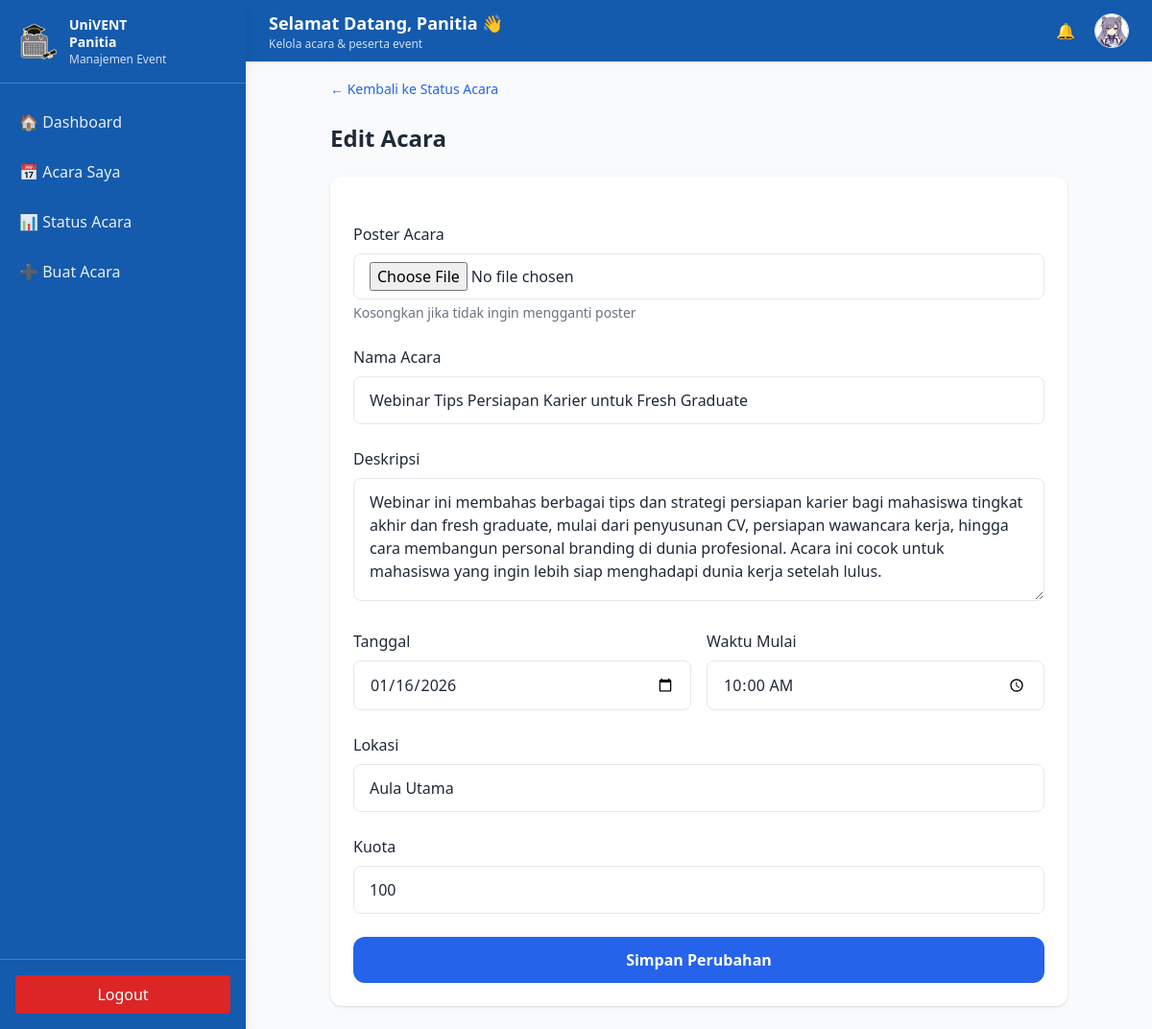
The app's page /univent-frontend/panitia/edit-acara.php?id=31 (signed in) with its own data.
### tables this page shows
CREATE TABLE `event` (
  `id_event` int(11) NOT NULL,
  `id_panitia` int(11) NOT NULL,
  `id_kategori` int(11) NOT NULL,
  `nama_event` varchar(150) NOT NULL,
  `deskripsi` text DEFAULT NULL,
  `tanggal_event` date NOT NULL,
  `waktu_mulai` time DEFAULT NULL,
  `lokasi` varchar(150) NOT NULL,
  `poster` varchar(255) DEFAULT NULL,
  `kuota` int(11) NOT NULL,
  `status` enum('pending','approved','rejected') DEFAULT 'pending',
  `catatan_admin` text DEFAULT NULL,
  `id_admin` int(11) DEFAULT NULL
);

### univent-frontend/panitia/edit-acara.php (the view, shortened to what this page needs)
<?php
require "../config/koneksi.php";
$id_panitia = $_SESSION['user_id'] ?? null;
$id_event = $_GET['id'] ?? null;
$sql = "
  SELECT id_event, nama_event, deskripsi, tanggal_event, waktu_mulai,
         lokasi, kuota, poster
  FROM event
  WHERE id_event = ? AND id_panitia = ?
  LIMIT 1
";
$stmt = mysqli_prepare($conn, $sql);
mysqli_stmt_bind_param($stmt, "ii", $id_event, $id_panitia);
mysqli_stmt_execute($stmt);
$result = mysqli_stmt_get_result($stmt);
$event = mysqli_fetch_assoc($result);
?>
<!doctype html>
<html lang="id">
<head>
  <script src="https://cdn.tailwindcss.com"></script>
</head>
<body class="bg-gray-50 text-gray-800">
  <main id="panitia-main" class="p-6 transition-all duration-300">
    <section class="max-w-3xl mx-auto space-y-6">
      <a href="status-acara.php"
        class="text-sm text-blue-600 hover:underline">
        ← Kembali ke Status Acara
      </a>
      <h1 class="text-2xl font-semibold">Edit Acara</h1>
      <form
        action="edit-acara_proses.php"
        method="POST"
        enctype="multipart/form-data"
        class="bg-white shadow rounded-xl p-6 space-y-6"
      >
        <div>
          <label class="block font-medium mb-2">Poster Acara</label>
          <input type="file" name="poster"
            class="w-full border rounded-lg px-4 py-2">
          <p class="text-sm text-gray-500 mt-1">
            Kosongkan jika tidak ingin mengganti poster
          </p>
        </div>
        <div>
          <label class="block font-medium mb-2">Nama Acara</label>
          <input type="text" name="nama_event"
            class="w-full border rounded-lg px-4 py-3"
            value="<?= htmlspecialchars($event['nama_event']) ?>" required>
        </div>
        <div>
          <label class="block font-medium mb-2">Deskripsi</label>
          <textarea name="deskripsi"
            class="w-full border rounded-lg px-4 py-3 h-32"
            required><?= htmlspecialchars($event['deskripsi']) ?></textarea>
        </div>
        <div class="grid grid-cols-2 gap-4">
          <div>
            <label class="block font-medium mb-2">Tanggal</label>
            <input type="date" name="tanggal_event"
              class="w-full border rounded-lg px-4 py-3"
              value="<?= $event['tanggal_event'] ?>" required>
          </div>
          <div>
            <label class="block font-medium mb-2">Waktu Mulai</label>
            <input type="time" name="waktu_mulai"
              class="w-full border rounded-lg px-4 py-3"
              value="<?= $event['waktu_mulai'] ?>" required>
          </div>
        </div>
        <div>
          <label class="block font-medium mb-2">Lokasi</label>
          <input type="text" name="lokasi"
            class="w-full border rounded-lg px-4 py-3"
            value="<?= htmlspecialchars($event['lokasi']) ?>" required>
        </div>
        <div>
          <label class="block font-medium mb-2">Kuota</label>
          <input type="number" name="kuota" min="1"
            class="w-full border rounded-lg px-4 py-3"
            value="<?= $event['kuota'] ?>" required>
        </div>
        <button
          class="w-full bg-blue-600 text-white py-3 rounded-xl font-semibold hover:bg-blue-700">
          Simpan Perubahan
        </button>
      </form>
    </section>
  </main>
</body>
</html>

### records on screen
event: nama_event "Webinar Tips Persiapan Karier untuk Fresh Graduate", deskripsi "Webinar ini membahas berbagai tips dan strategi persiapan karier bagi mahasiswa tingkat akhir dan fresh graduate, mulai dari penyusunan CV, persiapan wawancara kerja, hingga cara membangun personal branding di dunia profesional. Acara ini cocok untuk mahasiswa yang ingin lebih siap menghadapi dunia kerja setelah lulus.", tanggal_event "01/16/2026", waktu_mulai "10:00:00", lokasi "Aula Utama", kuota "100"
